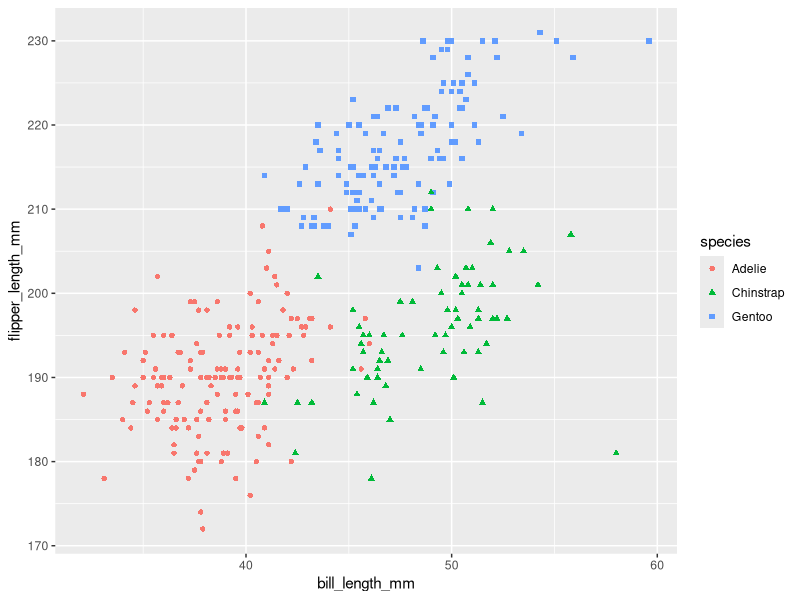
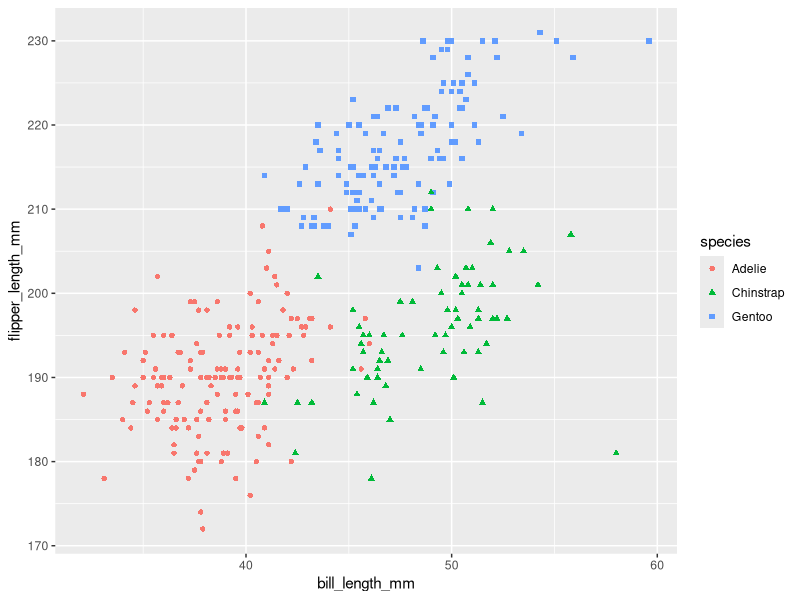

Source code (R) for these figures, in order:
## ---- chunk 1
library(tidyverse)
## ---- chunk 2
problem1_df = tibble(
   vec_numeric = rnorm(10),
   vec_logical = vec_numeric > 0,
   vec_char = c("My", "name", "is", "Chenxi", "I", "like", "doing", "data", "science", "peroid"), 
   vec_factor = factor(c("lv1", "lv1", "lv3", "lv2", "lv1", "lv2", "lv3", "lv2", "lv3", "lv2"))
)
problem1_df
## ---- chunk 3
mean(pull(problem1_df, vec_numeric))
mean(pull(problem1_df, vec_logical))
mean(pull(problem1_df, vec_char))
mean(pull(problem1_df, vec_factor))
## ---- chunk 4
as.numeric(pull(problem1_df, vec_logical)) * pull(problem1_df, vec_numeric)
as.factor(pull(problem1_df, vec_logical)) * pull(problem1_df, vec_numeric)
as.numeric(as.factor(pull(problem1_df, vec_logical))) * pull(problem1_df, vec_numeric)
## ---- chunk 5
data("penguins", package = "palmerpenguins")
str(penguins)
nrow(penguins)
ncol(penguins)
mean(penguins$flipper_length_mm, na.rm = TRUE)
## ---- chunk 6
ggplot(penguins, aes(x = bill_length_mm, y = flipper_length_mm, shape = species, color = species)) + geom_point()
ggsave("penguins_scatterplots.png")
